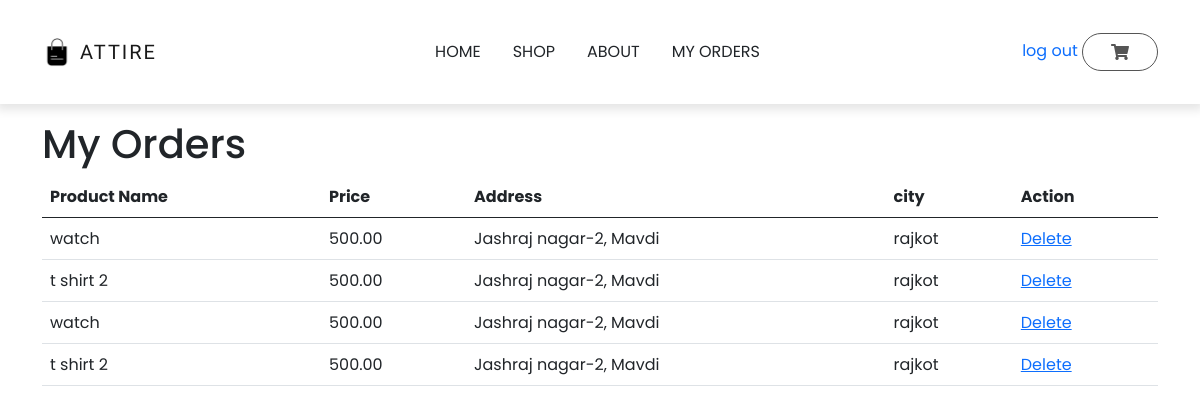
Screenshot of /my_orders.php (signed in) with the database file from the repository.
### tables this page shows
CREATE TABLE `orders` (
  `order_id` int(11) NOT NULL,
  `user_id` int(11) NOT NULL,
  `admin_id` int(11) NOT NULL,
  `address_id` int(11) NOT NULL,
  `product_id` int(11) DEFAULT NULL,
  `total_amount` decimal(10,2) NOT NULL,
  `order_date` timestamp NOT NULL DEFAULT current_timestamp()
);

CREATE TABLE `products` (
  `product_id` int(11) NOT NULL,
  `product_name` varchar(255) NOT NULL,
  `category_id` int(11) DEFAULT NULL,
  `price` decimal(10,2) NOT NULL,
  `stock_quantity` int(11) NOT NULL,
  `description` text DEFAULT NULL,
  `created_at` timestamp NOT NULL DEFAULT current_timestamp(),
  `updated_at` timestamp NOT NULL DEFAULT current_timestamp() ON UPDATE current_timestamp(),
  `image_paths` text DEFAULT NULL
);

CREATE TABLE `user_address` (
  `id` int(11) NOT NULL,
  `user_id` int(11) NOT NULL,
  `address_line1` varchar(100) NOT NULL,
  `address_line2` varchar(100) DEFAULT NULL,
  `city` varchar(50) NOT NULL,
  `state` varchar(50) NOT NULL,
  `postal_code` varchar(10) NOT NULL,
  `country` varchar(50) NOT NULL,
  `created_at` timestamp NOT NULL DEFAULT current_timestamp()
);

### my_orders.php (the view, shortened to what this page needs)
<?php
include 'nav.php';
?>
<!DOCTYPE html>
<html lang="en">
<head>
    <link rel="stylesheet" href="https://cdnjs.cloudflare.com/ajax/libs/font-awesome/5.15.4/css/all.min.css" />
    <link rel = "stylesheet" href = "bootstrap-5.0.2-dist/css/bootstrap.min.css">
    <link rel = "stylesheet" href = "css/main.css">
</head>
<body>
    <div class="container" style="margin-top:10vw;">
        <h1>My Orders</h1>
        <?php
$user_id = $_SESSION['user_id'];
require_once 'db_connect.php';
$sql = "SELECT orders.*,user_address.*, products.*
        FROM orders
        INNER JOIN user_address ON orders.address_id = user_address.id
        INNER JOIN products ON orders.product_id = products.product_id
        WHERE orders.user_id = '$user_id'";
$result = $conn->query($sql);
if ($result && $result->num_rows > 0) {
    echo '<div class="product-summary">';
    echo '<div class="table-responsive">';
    echo '<table class="table">';
    echo '<thead>';
    echo '<tr>';
    echo '<th>Product Name</th>';
    echo '<th>Price</th>';
    echo '<th>Address</th>';
    echo '<th>city</th>';
    echo '<th>Action</th>';
    echo '</tr>';
    echo '</thead>';
    echo '<tbody>';
    while ($row = $result->fetch_assoc()) {
        $product_name = $row['product_name'];
        $price = $row['price'];
        $line1 = $row['address_line1'];
        $city = $row['city'];
        echo '<tr>';
        echo '<td>' . $product_name . '</td>';
        echo '<td>' . $price . '</td>';
        echo '<td>' . $line1 . '</td>';
        echo '<td>' . $city . '</td>';
        echo '<td><a href="remove_order.php?order_id=' . $row['order_id'] . '">Delete</a></td>';
        echo '</tr>';
    }
    echo '</tbody>';
    echo '</table>';
    echo '</div>';
    echo '</div>';
} else {
    echo '<p>Your cart is empty.</p>';
}
?>
    </div>
</body>
</html>

### css/main.css (style rules this page uses)
:root { --lg-font: 'Kaisei Tokumin', serif; --sm-font: 'Poppins', sans-serif; --pink: #e5345b; }
body { font-family: var(--sm-font); }

### rows the page displays
orders: product.product_name "watch", product.price "500.00", address.address_line1 "Jashraj nagar-2, Mavdi", address.city "rajkot"
orders: product.product_name "t shirt 2", product.price "500.00", address.address_line1 "Jashraj nagar-2, Mavdi", address.city "rajkot"
orders: product.product_name "watch", product.price "500.00", address.address_line1 "Jashraj nagar-2, Mavdi", address.city "rajkot"
orders: product.product_name "t shirt 2", product.price "500.00", address.address_line1 "Jashraj nagar-2, Mavdi", address.city "rajkot"
